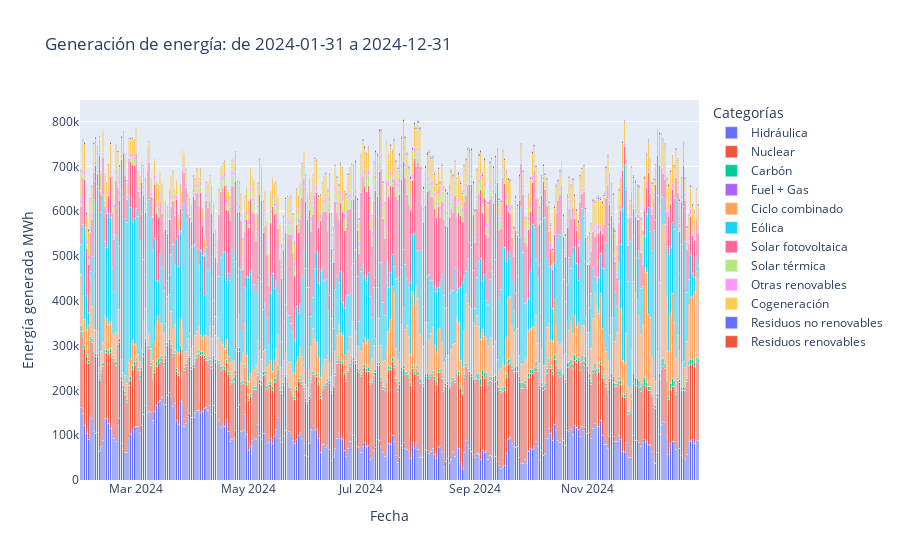

The notebook cell saved with this chart:
### Code cell
draw(df_generacion, 'bar_stack', y='value', title=f'Generación de energía: de {start_date} a {end_date}', name_y='Energía generada MWh')

### Figure 1 — Plotly figure (JSON) as saved in the notebook; plotly's stock layout.template omitted (floating-point values rounded to 4 significant figures; data arrays with more than 128 entries replaced by an {"elided": "..."} marker saying what was removed)
{"data": [{"hovertemplate": "tech=Hidráulica<br>Fecha=%{x}<br>Energía generada MWh=%{y}<extra></extra>", "legendgroup": "Hidráulica", "marker": {"color": "#636efa", "pattern": {"shape": ""}}, "name": "Hidráulica", "orientation": "v", "showlegend": true, "textposition": "auto", "type": "bar", "x": {"elided": "336 str values"}, "xaxis": "x", "y": {"elided": "336 float values"}, "yaxis": "y"}, {"hovertemplate": "tech=Nuclear<br>Fecha=%{x}<br>Energía generada MWh=%{y}<extra></extra>", "legendgroup": "Nuclear", "marker": {"color": "#EF553B", "pattern": {"shape": ""}}, "name": "Nuclear", "orientation": "v", "showlegend": true, "textposition": "auto", "type": "bar", "x": {"elided": "336 str values"}, "xaxis": "x", "y": {"elided": "336 float values"}, "yaxis": "y"}, {"hovertemplate": "tech=Carbón<br>Fecha=%{x}<br>Energía generada MWh=%{y}<extra></extra>", "legendgroup": "Carbón", "marker": {"color": "#00cc96", "pattern": {"shape": ""}}, "name": "Carbón", "orientation": "v", "showlegend": true, "textposition": "auto", "type": "bar", "x": {"elided": "336 str values"}, "xaxis": "x", "y": {"elided": "336 float values"}, "yaxis": "y"}, {"hovertemplate": "tech=Fuel + Gas<br>Fecha=%{x}<br>Energía generada MWh=%{y}<extra></extra>", "legendgroup": "Fuel + Gas", "marker": {"color": "#ab63fa", "pattern": {"shape": ""}}, "name": "Fuel + Gas", "orientation": "v", "showlegend": true, "textposition": "auto", "type": "bar", "x": ["2024-03-18T00:00:00.000000000", "2024-06-23T00:00:00.000000000", "2024-08-14T00:00:00.000000000", "2024-09-18T00:00:00.000000000"], "xaxis": "x", "y": [0.001, 0.001, 0.001, 0.001], "yaxis": "y"}, {"hovertemplate": "tech=Ciclo combinado<br>Fecha=%{x}<br>Energía generada MWh=%{y}<extra></extra>", "legendgroup": "Ciclo combinado", "marker": {"color": "#FFA15A", "pattern": {"shape": ""}}, "name": "Ciclo combinado", "orientation": "v", "showlegend": true, "textposition": "auto", "type": "bar", "x": {"elided": "336 str values"}, "xaxis": "x", "y": {"elided": "336 float values"}, "yaxis": "y"}, {"hovertemplate": "tech=Eólica<br>Fecha=%{x}<br>Energía generada MWh=%{y}<extra></extra>", "legendgroup": "Eólica", "marker": {"color": "#19d3f3", "pattern": {"shape": ""}}, "name": "Eólica", "orientation": "v", "showlegend": true, "textposition": "auto", "type": "bar", "x": {"elided": "336 str values"}, "xaxis": "x", "y": {"elided": "336 float values"}, "yaxis": "y"}, {"hovertemplate": "tech=Solar fotovoltaica<br>Fecha=%{x}<br>Energía generada MWh=%{y}<extra></extra>", "legendgroup": "Solar fotovoltaica", "marker": {"color": "#FF6692", "pattern": {"shape": ""}}, "name": "Solar fotovoltaica", "orientation": "v", "showlegend": true, "textposition": "auto", "type": "bar", "x": {"elided": "336 str values"}, "xaxis": "x", "y": {"elided": "336 float values"}, "yaxis": "y"}, {"hovertemplate": "tech=Solar térmica<br>Fecha=%{x}<br>Energía generada MWh=%{y}<extra></extra>", "legendgroup": "Solar térmica", "marker": {"color": "#B6E880", "pattern": {"shape": ""}}, "name": "Solar térmica", "orientation": "v", "showlegend": true, "textposition": "auto", "type": "bar", "x": {"elided": "336 str values"}, "xaxis": "x", "y": {"elided": "336 float values"}, "yaxis": "y"}, {"hovertemplate": "tech=Otras renovables<br>Fecha=%{x}<br>Energía generada MWh=%{y}<extra></extra>", "legendgroup": "Otras renovables", "marker": {"color": "#FF97FF", "pattern": {"shape": ""}}, "name": "Otras renovables", "orientation": "v", "showlegend": true, "textposition": "auto", "type": "bar", "x": {"elided": "336 str values"}, "xaxis": "x", "y": {"elided": "336 float values"}, "yaxis": "y"}, {"hovertemplate": "tech=Cogeneración<br>Fecha=%{x}<br>Energía generada MWh=%{y}<extra></extra>", "legendgroup": "Cogeneración", "marker": {"color": "#FECB52", "pattern": {"shape": ""}}, "name": "Cogeneración", "orientation": "v", "showlegend": true, "textposition": "auto", "type": "bar", "x": {"elided": "336 str values"}, "xaxis": "x", "y": {"elided": "336 float values"}, "yaxis": "y"}, {"hovertemplate": "tech=Residuos no renovables<br>Fecha=%{x}<br>Energía generada MWh=%{y}<extra></extra>", "legendgroup": "Residuos no renovables", "marker": {"color": "#636efa", "pattern": {"shape": ""}}, "name": "Residuos no renovables", "orientation": "v", "showlegend": true, "textposition": "auto", "type": "bar", "x": {"elided": "336 str values"}, "xaxis": "x", "y": {"elided": "336 float values"}, "yaxis": "y"}, {"hovertemplate": "tech=Residuos renovables<br>Fecha=%{x}<br>Energía generada MWh=%{y}<extra></extra>", "legendgroup": "Residuos renovables", "marker": {"color": "#EF553B", "pattern": {"shape": ""}}, "name": "Residuos renovables", "orientation": "v", "showlegend": true, "textposition": "auto", "type": "bar", "x": {"elided": "336 str values"}, "xaxis": "x", "y": {"elided": "336 float values"}, "yaxis": "y"}], "layout": {"barmode": "stack", "legend": {"title": {"text": "Categorías"}, "tracegroupgap": 0}, "title": {"text": "Generación de energía: de 2024-01-31 a 2024-12-31"}, "xaxis": {"anchor": "y", "domain": [0, 1], "title": {"text": "Fecha"}}, "yaxis": {"anchor": "x", "domain": [0, 1], "title": {"text": "Energía generada MWh"}}}}
